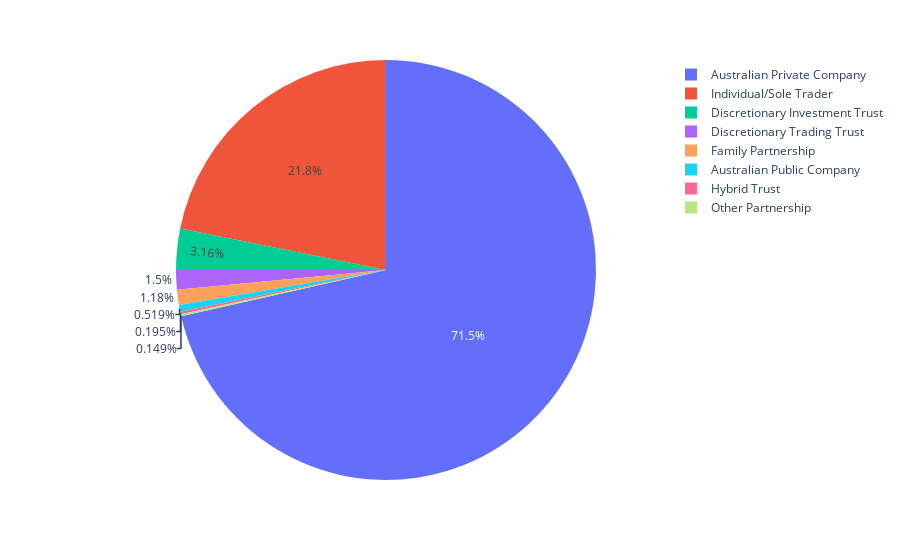

The code cell stored with this chart in its notebook:
### Markdown cell above
##### Results

### Code cell
px.pie(entity_default_amount, values="default", names=entity_default_amount.entity_type)

### Figure 1 — Plotly figure (JSON) as saved in the notebook; plotly's stock layout.template omitted (floating-point values rounded to 4 significant figures)
{"data": [{"domain": {"x": [0, 1], "y": [0, 1]}, "hovertemplate": "entity_type=%{label}<br>default=%{value}<extra></extra>", "labels": ["Australian Private Company", "Australian Public Company", "Discretionary Investment Trust", "Discretionary Trading Trust", "Family Partnership", "Hybrid Trust", "Individual/Sole Trader", "Other Partnership"], "legendgroup": "", "name": "", "showlegend": true, "type": "pie", "values": [7838000.0, 56900.0, 346700.0, 165000.0, 129100.0, 21370.0, 2394000.0, 16390.0]}], "layout": {"legend": {"tracegroupgap": 0}, "margin": {"t": 60}}}
